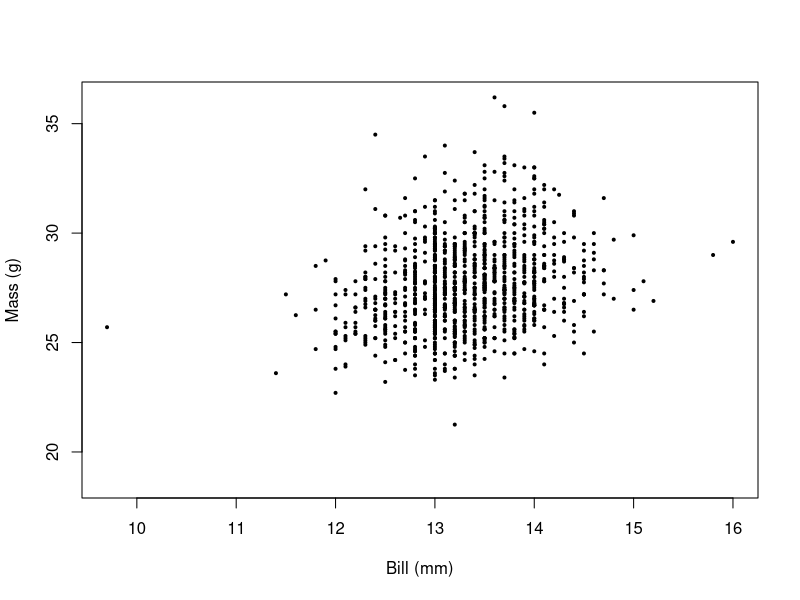
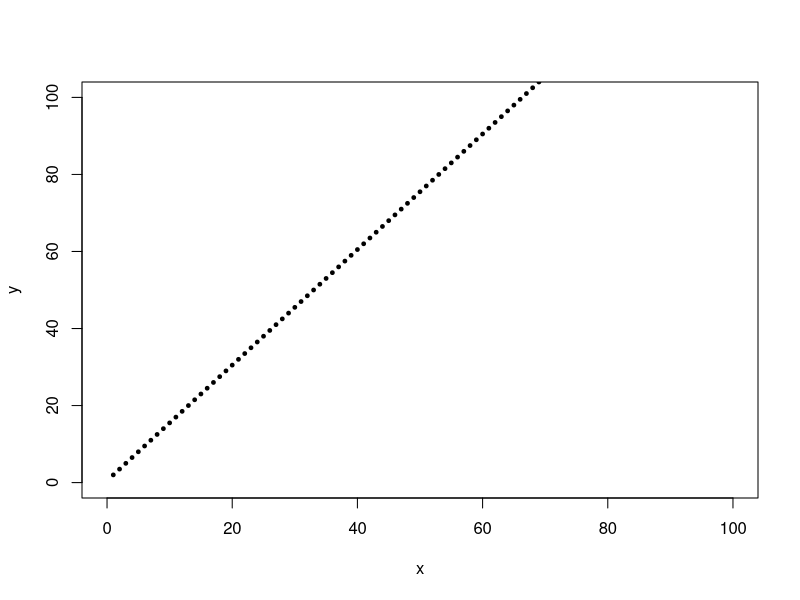
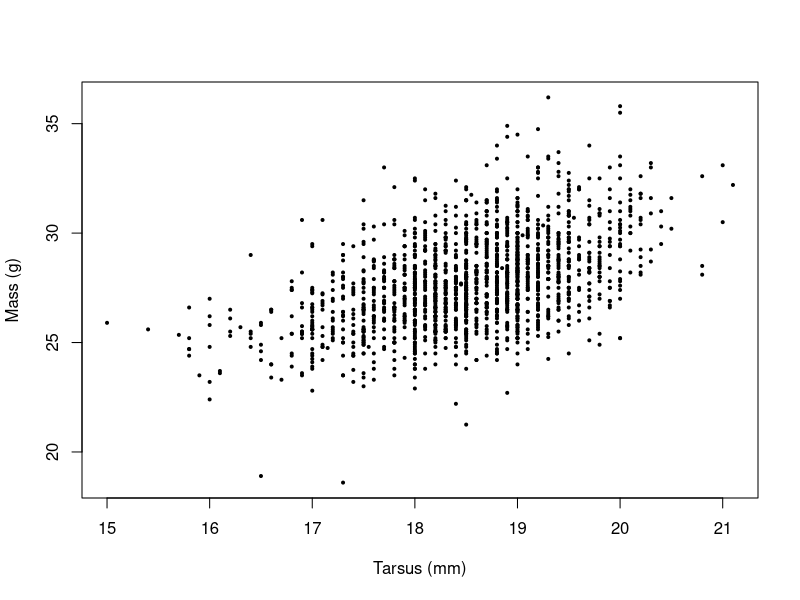
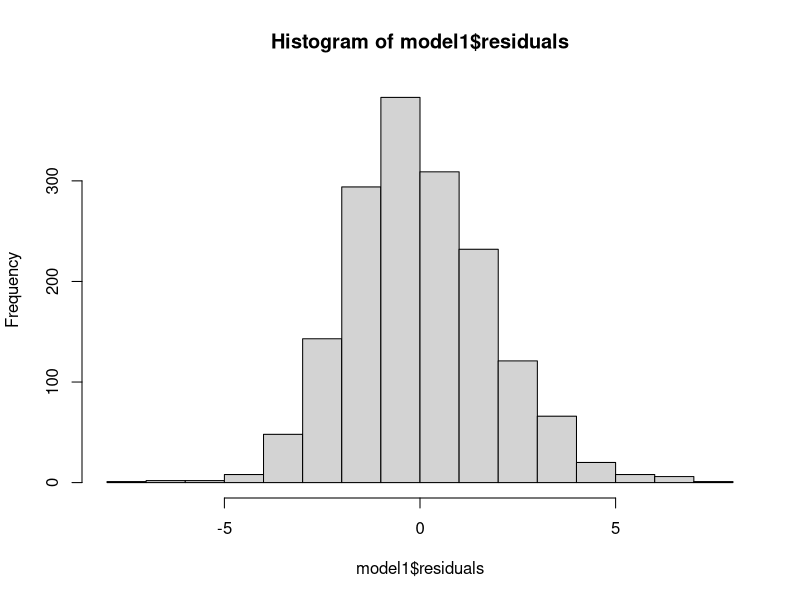
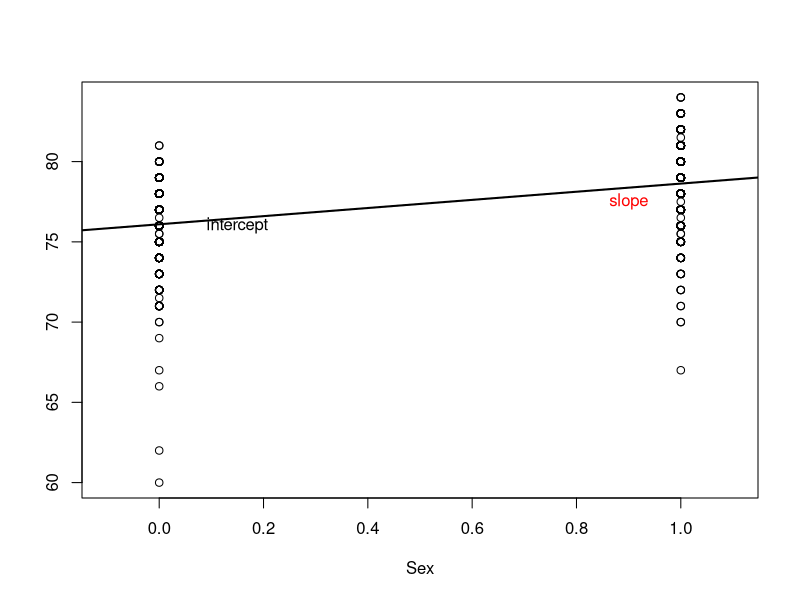
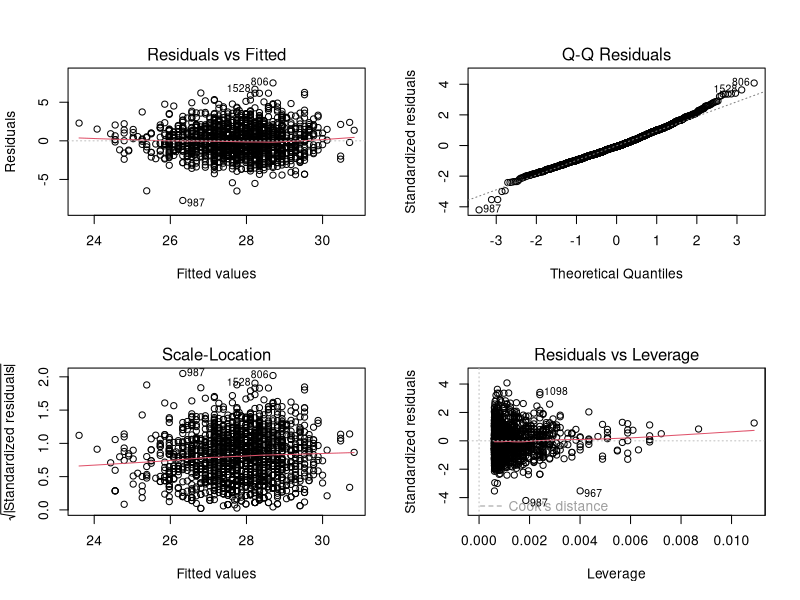
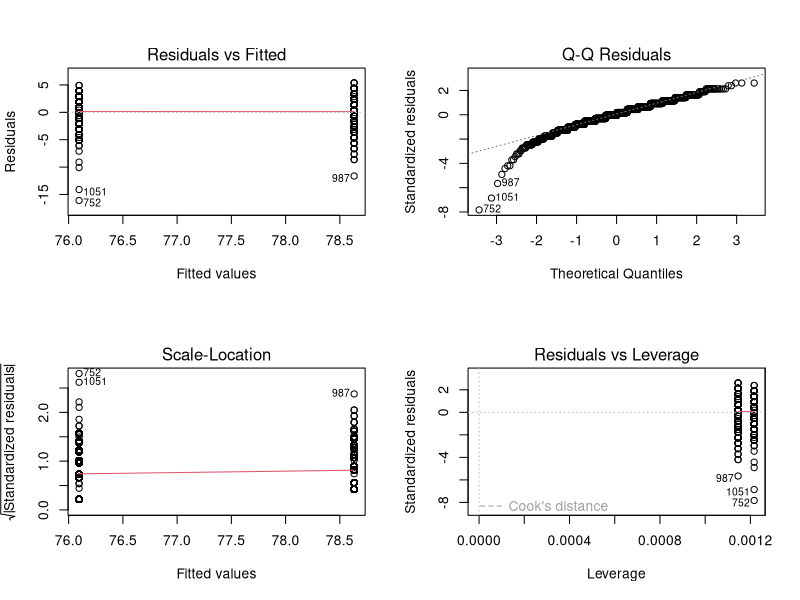

R code for these plots, in order:
## SwS 09 ##
# Exercises:
# Upload one word document per group
# 1)	Discuss the questions above with your group, until you find 
#       satisfactory answers.
# 2)	Run a linear model, where you test the hypothesis that sparrows with 
#     bigger bills can eat more. The prediction is that the larger the bill, 
#     the heavier the sparrow.
# Detail what your explanatory and what your response variable is. Write a short (1A4) report on methods and results per group.
#Before you go into the linear model, you should first describe your data, say how many sparrows, how many females and males, whether there is a difference in your response between the sexes. If that difference is meaningful, you should test the sexes separately. Write this section as you would write it for a scientific article. Discuss in the group what should go into the report, and what not. Submit one report per group.

rm(list=ls())
d<-read.table("9_arrowSize.txt", header=TRUE)

plot(d$Mass~d$Bill, ylab="Mass (g)", xlab="Bill (mm)", pch=19, cex=0.4)

x<-c(1:100)
a<-0.5
b<-1.5
y<-b*x+a
plot(x,y, xlim=c(0,100), ylim=c(0,100), pch=19, cex=0.5)

head(d$Mass)
tail(d$Mass)

plot(d$Mass~d$Tarsus, ylab="Mass (g)", xlab="Tarsus (mm)", pch=19, cex=0.4)

d1<-subset(d, d$Mass!="NA")
d2<-subset(d1, d1$Tarsus!="NA")
model1<-lm(Mass~Tarsus, data=d2)
summary(model1)
# examing the residuals
hist(model1$residuals)
head(model1$residuals)

model2<-lm(y~x)
summary(model2) # check the R-squared comparing with model1


# about the z-scores
d2$z.Tarsus <- scale(d2$Tarsus)
model13<- lm(Mass~z.Tarsus, data = d2)
summary(model13)

d$Sex<-as.numeric(d$Sex)
plot(d$Wing ~ d$Sex, xlab="Sex", xlim=c(-0.1,1.1), ylab="")
abline(lm(d$Wing ~ d$Sex), lwd = 2)
text(0.15, 76, "intercept")
text(0.9, 77.5, "slope", col = "red")

d4<-subset(d, d$Wing!="NA")
m4<-lm(Wing~Sex, data=d4)
t4<-t.test(d4$Wing~d4$Sex, var.equal=TRUE)
summary(m4)

par(mfrow=c(2,2))
plot(model13)
par(mfrow = c(2,2))
plot(m4)











library(ggplot2)
#intercept is mass for female because f is before m. Bill is 0.9 which is the slope for female, for every 1mm increase in bill mass increases by 0.9 mass. The slope is sign so there is a sig interaction between mass and bill
#2.6 is the intercept for males, to work out slope of male line its 0.9+-0.16= 0.74, this is the slope of the male (0.93-0.74), so for every 1mm increase in bill size in males we get 0.74 increase in mass.
0.9+-0.16
#Bill:sex- this is how much the male and female lines differ, its only -0.16 different
#to work out slope of 
#We can  now predict mass if we know bill length
billplot<-qplot(x=Bill, y=Mass, data=d2, colour=Sex.1)+geom_smooth(method="lm")+geom_point()

##########################################################################

summary(model1)

